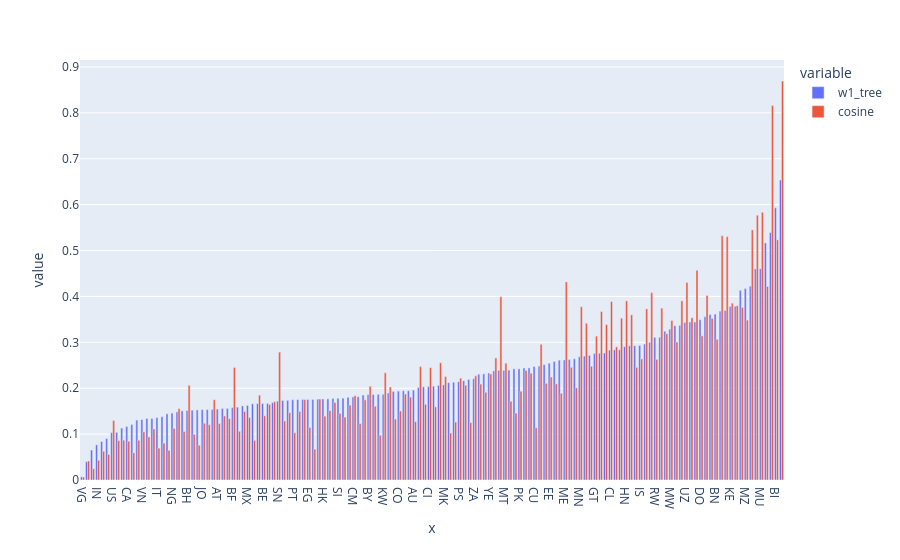

Notebook cell for this chart:
### Code cell
metric = ["w1_tree", "cosine"]
px.bar(df_stat_full.sort_values(metric).reset_index(), x=df_stat_full.sort_values(metric).index, y=metric, barmode="group")

### Figure 1 — Plotly figure (JSON) as saved in the notebook; plotly's stock layout.template omitted (floating-point values rounded to 4 significant figures; data arrays with more than 128 entries replaced by an {"elided": "..."} marker saying what was removed)
{"data": [{"alignmentgroup": "True", "hovertemplate": "variable=w1_tree<br>x=%{x}<br>value=%{y}<extra></extra>", "legendgroup": "w1_tree", "marker": {"color": "#636efa", "pattern": {"shape": ""}}, "name": "w1_tree", "offsetgroup": "w1_tree", "orientation": "v", "showlegend": true, "textposition": "auto", "type": "bar", "x": {"elided": "140 str values"}, "xaxis": "x", "y": {"elided": "140 float values"}, "yaxis": "y"}, {"alignmentgroup": "True", "hovertemplate": "variable=cosine<br>x=%{x}<br>value=%{y}<extra></extra>", "legendgroup": "cosine", "marker": {"color": "#EF553B", "pattern": {"shape": ""}}, "name": "cosine", "offsetgroup": "cosine", "orientation": "v", "showlegend": true, "textposition": "auto", "type": "bar", "x": {"elided": "140 str values"}, "xaxis": "x", "y": {"elided": "140 float values"}, "yaxis": "y"}], "layout": {"barmode": "group", "legend": {"title": {"text": "variable"}, "tracegroupgap": 0}, "margin": {"t": 60}, "xaxis": {"anchor": "y", "domain": [0, 1], "title": {"text": "x"}}, "yaxis": {"anchor": "x", "domain": [0, 1], "title": {"text": "value"}}}}
